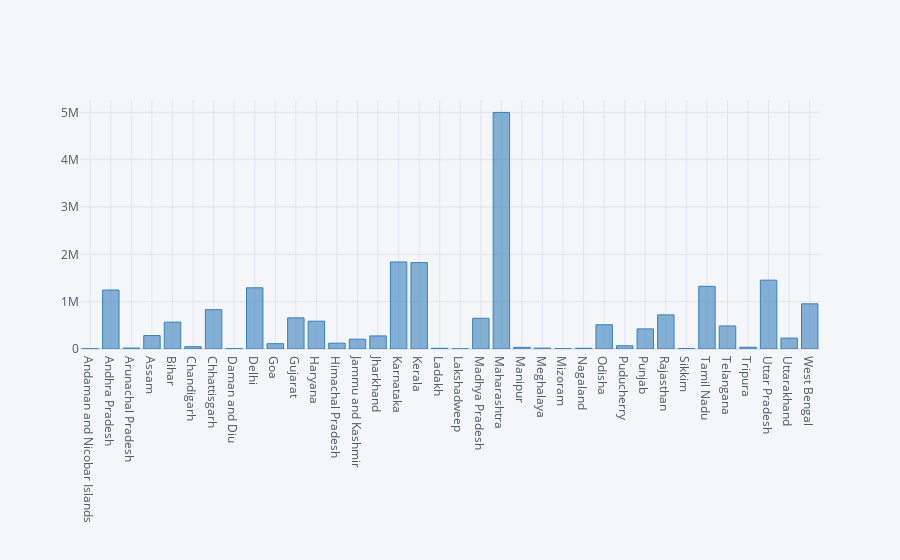

The notebook cell this image was saved under:
### Code cell
india_df.iplot(kind='bar',x='Province_State',y='Confirmed', colors = 'Blue')

### Figure 1 — Plotly figure (JSON) as saved in the notebook; plotly's stock layout.template omitted (floating-point values rounded to 4 significant figures)
{"data": [{"marker": {"color": "rgba(55, 128, 191, 0.6)", "line": {"color": "rgba(55, 128, 191, 1.0)", "width": 1}}, "name": "Confirmed", "orientation": "v", "text": "", "type": "bar", "x": ["Andaman and Nicobar Islands", "Andhra Pradesh", "Arunachal Pradesh", "Assam", "Bihar", "Chandigarh", "Chhattisgarh", "Daman and Diu", "Delhi", "Goa", "Gujarat", "Haryana", "Himachal Pradesh", "Jammu and Kashmir", "Jharkhand", "Karnataka", "Kerala", "Ladakh", "Lakshadweep", "Madhya Pradesh", "Maharashtra", "Manipur", "Meghalaya", "Mizoram", "Nagaland", "Odisha", "Puducherry", "Punjab", "Rajasthan", "Sikkim", "Tamil Nadu", "Telangana", "Tripura", "Uttar Pradesh", "Uttarakhand", "West Bengal"], "y": [6311, 1245374, 19802, 283313, 567269, 48442, 830117, 8596, 1292867, 112462, 658036, 587682, 122906, 206954, 276062, 1838885, 1824856, 15023, 3629, 649114, 4996758, 34333, 18927, 7382, 15580, 512400, 68373, 424647, 720799, 9451, 1323965, 487199, 37208, 1453679, 229993, 954282]}], "layout": {"legend": {"bgcolor": "#F5F6F9", "font": {"color": "#4D5663"}}, "paper_bgcolor": "#F5F6F9", "plot_bgcolor": "#F5F6F9", "title": {"font": {"color": "#4D5663"}}, "xaxis": {"gridcolor": "#E1E5ED", "showgrid": true, "tickfont": {"color": "#4D5663"}, "title": {"font": {"color": "#4D5663"}, "text": ""}, "zerolinecolor": "#E1E5ED"}, "yaxis": {"gridcolor": "#E1E5ED", "showgrid": true, "tickfont": {"color": "#4D5663"}, "title": {"font": {"color": "#4D5663"}, "text": ""}, "zerolinecolor": "#E1E5ED"}}}
